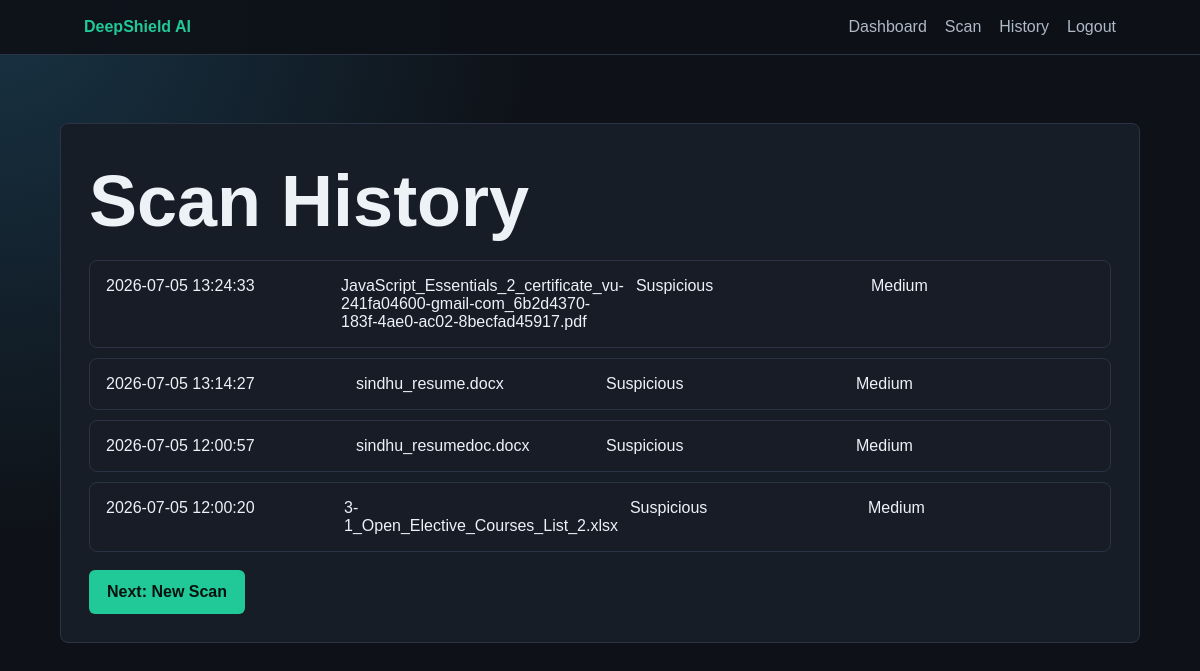
Page /history (signed in) on the committed database.
### tables this page shows
CREATE TABLE scans (
            id INTEGER PRIMARY KEY AUTOINCREMENT,
            username TEXT NOT NULL,
            filename TEXT NOT NULL,
            file_hash TEXT NOT NULL,
            file_size INTEGER NOT NULL,
            classification TEXT NOT NULL,
            confidence REAL NOT NULL,
            severity TEXT NOT NULL,
            insights TEXT NOT NULL,
            scanned_at TEXT NOT NULL
        );

### app.py (the view)
@app.route("/history")
def history():
    if not login_required():
        return redirect(url_for("login"))
    conn = get_db()
    rows = conn.execute(
        "SELECT * FROM scans WHERE username = ? ORDER BY id DESC", (session["username"],)
    ).fetchall()
    conn.close()
    return render_template("history.html", rows=rows)

### app.py (called while the page is built)
def get_db():
    conn = sqlite3.connect(DB_PATH)
    conn.row_factory = sqlite3.Row
    return conn

def login_required():
    return "username" in session

@app.before_request
def setup_once():
    init_db()

### templates/history.html
{% extends "base.html" %}
{% block content %}
<section class="panel wide">
  <h1>Scan History</h1>
  {% if rows %}
  <div class="table">
    {% for row in rows %}
    <a class="row" href="{{ url_for('result', scan_id=row.id) }}">
      <span>{{ row.scanned_at }}</span>
      <span>{{ row.filename }}</span>
      <span>{{ row.classification }}</span>
      <span>{{ row.severity }}</span>
    </a>
    {% endfor %}
  </div>
  {% else %}
  <p class="empty">No scan messages yet.</p>
  {% endif %}
  <a class="button" href="{{ url_for('scan') }}">Next: New Scan</a>
</section>
{% endblock %}

### static/style.css (style rules this page uses)
:root { --bg: #0e1117; --panel: #171d27; --line: #2a3444; --text: #edf2f7; --muted: #aeb9c7; --accent: #20c997; --accent-2: #49a6e9; --danger: #ff5c77; --warn: #ffc857; }
* { box-sizing: border-box; }
body { margin: 0; font-family: Arial, Helvetica, sans-serif; color: var(--text); background: radial-gradient(circle at top left, #183344 0, var(--bg) 34rem); }
a { color: inherit; text-decoration: none; }
.hero h1, .header h1, .panel h1, .result h1 { font-size: clamp(38px, 7vw, 72px); margin: 8px 0 18px; letter-spacing: 0; }
.panel { background: var(--panel); border: 1px solid var(--line); border-radius: 8px; padding: 28px; }
.wide { margin-top: 28px; }
button, .button { display: inline-flex; align-items: center; justify-content: center; min-height: 44px; border: 0; border-radius: 6px; padding: 12px 18px; margin-top: 18px; background: var(--accent); color: #07120f; font-weight: 800; cursor: pointer; }
.table { display: grid; gap: 10px; }
.row { display: grid; grid-template-columns: repeat(4, 1fr); gap: 12px; padding: 16px; border: 1px solid var(--line); border-radius: 8px; background: rgba(23, 29, 39, 0.75); }

### rows in the picture
scans: scanned_at "2026-07-05 13:24:33", filename "JavaScript_Essentials_2_certificate_vu-241fa04600-gmail-com_6b2d4370-183f-4ae0-ac02-8becfad45917.pdf", classification "Suspicious", severity "Medium"
scans: scanned_at "2026-07-05 13:14:27", filename "sindhu_resume.docx", classification "Suspicious", severity "Medium"
scans: scanned_at "2026-07-05 12:00:57", filename "sindhu_resumedoc.docx", classification "Suspicious", severity "Medium"
scans: scanned_at "2026-07-05 12:00:20", filename "3-1_Open_Elective_Courses_List_2.xlsx", classification "Suspicious", severity "Medium"
